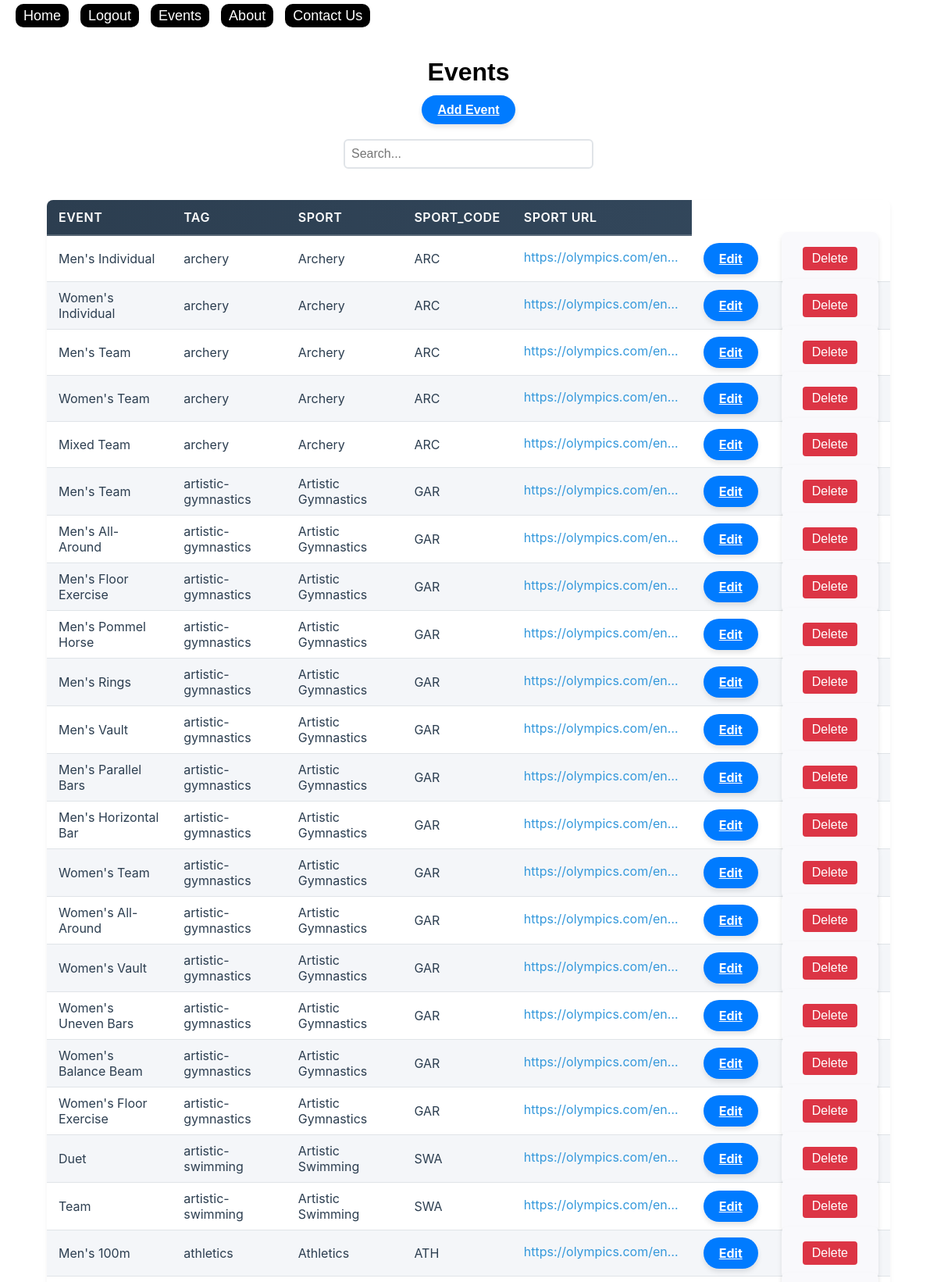
The page /events (signed in, upper part) on the database its author committed.
### models/olympics.py (models this page shows)
class Events(db.Model):
    id =db.Column(db.Integer, primary_key=True)
    event = db.Column(db.String(150), nullable=False)
    tag = db.Column(db.String(150), nullable=False)
    sport = db.Column(db.String(150), nullable=False,)
    sport_code = db.Column(db.String(150), nullable=False)
    sport_url = db.Column(db.String(150), nullable=False)

### app.py (the view)
@app.route("/events")
@login_required
def events():
    events = Events.query.all()
    return render_template("events.html",events=events)

### app.py (called while the page is built)
@login_manager.user_loader
def load_user(user_id):
    return User.query.get(int(user_id))

### models/olympics.py (called while the page is built)
    @property
    def is_active(self):
        return self.active

### templates/events.html (shortened to what this page needs)
<!DOCTYPE html>
<html lang="en">
<head>
    <link rel="stylesheet" href="/static/styles.css">
</head>
<body>
     {% include 'basenav.html' %}
     <br>
     <br>
     <br>
     <h1>Events</h1>
     <div style="margin-bottom: 10px; text-align:center">
        <a href="{{ url_for('add_event') }}" class="modern-btn">Add Event</a>
    </div>
     <br>
     <div style="margin-bottom: 20px; text-align: center;">
        <input type="text" id="searchEvents" placeholder="Search..." style="padding: 8px; width: 300px;">
    </div>
    <table id="eventsTable">
        <thead>
            <tr>
                <th>Event</th>
                <th>Tag</th>
                <th>Sport</th>
                <th>Sport_code</th>
                <th>Sport Url</th>
            </tr>
        </thead>
        <tbody>
            {% for event in events %}
            <tr>
                <td>{{ event.event }}</td>
                <td>{{ event.tag }}</td>
                <td>{{ event.sport }}</td>
                <td>{{ event.sport_code }}</td>
                <td><a href="{{ event.sport_url }}" target="_blank">{{ event.sport_url }}</a></td>
                <td>
                    <a href="{{ url_for('edit_event', event_id=event.id) }}" class="modern-btn">Edit</a>
                </td>
                <td><form action="{{ url_for('delete_event', event_id=event.id) }}" method="POST" style="display:inline;"
                          onsubmit="return confirm('Are you sure you want to delete this event?');">
                        <button type="submit" class="btn btn-danger">Delete</button>
                    </form></td>
            </tr>
            {% endfor %}
        </tbody>
    </table>
</body>
</html>

### static/styles.css (style rules this page uses)
body { font-family: Arial, sans-serif; margin: 0; padding: 0; }
h1 { text-align: center; margin-top: 20px; }
form { max-width: 500px; margin: 30px auto; padding: 25px; background-color: #f9f9fc; border-radius: 8px; box-shadow: 0 4px 6px rgba(0, 0, 0, 0.1); font-family: 'Arial', sans-serif; }
input[type="text"], input[type="password"] { width: 100%; padding: 10px; border: 1.5px solid #e0e4e8; border-radius: 6px; transition: border-color 0.3s ease; font-size: 14px; }
input[type="text"], input[type="password"] { margin-bottom: 15px; }
.view-btn, .btn { display: inline-block; padding: 6px 12px; text-decoration: none; border-radius: 4px; transition: all 0.3s ease; text-align: center; }
.btn { background-color: #2ecc71; color: white; margin-right: 5px; }
.btn-danger { background-color: #e74c3c; color: white; border: none; cursor: pointer; }
.btn, .btn-danger { display: inline-block; padding: 6px 12px; text-decoration: none; border-radius: 4px; transition: all 0.3s ease; text-align: center; font-size: 0.875rem; cursor: pointer; border: none; }
.btn { background-color: #3498db; color: white; margin-right: 5px; }
.btn-danger { background-color: #e74c3c; color: white; }
#searchEvents { padding: 10px; width: 300px; border: 2px solid #e0e4e8; border-radius: 6px; font-size: 16px; transition: border-color 0.3s ease; margin-bottom: 20px; }
#eventsTable { width: 90%; border-collapse: separate; border-spacing: 0; margin: 20px auto; font-family: 'Inter', 'Arial', sans-serif; box-shadow: 0 4px 6px rgba(0, 0, 0, 0.05); border-radius: 8px; overflow: hidden; }
#eventsTable thead { background: linear-gradient(to right, #2c3e50, #34495e); color: #ffffff; }
#eventsTable thead th { padding: 12px 15px; text-align: left; font-weight: 600; text-transform: uppercase; letter-spacing: 0.5px; border-bottom: 2px solid rgba(255, 255, 255, 0.2); }
#eventsTable tbody tr { transition: background-color 0.3s ease; }
#eventsTable tbody tr:nth-child(even) { background-color: #f4f6f9; }
#eventsTable tbody tr:nth-child(odd) { background-color: #ffffff; }
#eventsTable tbody td { padding: 10px 15px; border-bottom: 1px solid #e0e4e8; color: #2c3e50; }
#eventsTable td:nth-child(5) a { color: #3498db; text-decoration: none; transition: color 0.3s ease; max-width: 200px; white-space: nowrap; overflow: hidden; text-overflow: ellipsis; display: inline-block; }
.btn, .btn-danger { display: inline-block; padding: 6px 12px; text-decoration: none; border-radius: 4px; transition: all 0.3s ease; text-align: center; font-size: 0.875rem; cursor: pointer; border: none; margin-right: 5px; }
.btn { background-color: #3498db; color: white; }
.btn { display: inline-block; background-color: #4CAF50; color: white; padding: 10px 20px; font-size: 16px; text-decoration: none; border-radius: 5px; border: none; cursor: pointer; }
.btn { display: inline-block; padding: 6px 12px; margin: 4px 2px; background-color: #007bff; color: white; text-decoration: none; border-radius: 4px; border: none; cursor: pointer; }
.btn-danger { background-color: #dc3545; color: white; border: none; padding: 6px 12px; cursor: pointer; border-radius: 4px; text-decoration: none; }
.modern-btn { background-color: #007BFF; color: white; border: none; padding: 10px 20px; font-size: 16px; font-weight: bold; border-radius: 25px; cursor: pointer; transition: all 0.3s ease-in-out; box-shadow: 0 4px 6px rgba(0, 0, 0, 0.1); }

### rows shown on the page
Events: event "Men's Individual", tag "archery", sport "Archery", sport_code "ARC", sport_url "https://olympics.com/en…"
Events: event "Women's Individual", tag "archery", sport "Archery", sport_code "ARC", sport_url "https://olympics.com/en…"
Events: event "Men's Team", tag "archery", sport "Archery", sport_code "ARC", sport_url "https://olympics.com/en…"
Events: event "Women's Team", tag "archery", sport "Archery", sport_code "ARC", sport_url "https://olympics.com/en…"
Events: event "Mixed Team", tag "archery", sport "Archery", sport_code "ARC", sport_url "https://olympics.com/en…"
Events: event "Men's Team", tag "artistic-gymnastics", sport "Artistic Gymnastics", sport_code "GAR", sport_url "https://olympics.com/en…"
Events: event "Men's All-Around", tag "artistic-gymnastics", sport "Artistic Gymnastics", sport_code "GAR", sport_url "https://olympics.com/en…"
Events: event "Men's Floor Exercise", tag "artistic-gymnastics", sport "Artistic Gymnastics", sport_code "GAR", sport_url "https://olympics.com/en…"
Events: event "Men's Pommel Horse", tag "artistic-gymnastics", sport "Artistic Gymnastics", sport_code "GAR", sport_url "https://olympics.com/en…"
Events: event "Men's Rings", tag "artistic-gymnastics", sport "Artistic Gymnastics", sport_code "GAR", sport_url "https://olympics.com/en…"
Events: event "Men's Vault", tag "artistic-gymnastics", sport "Artistic Gymnastics", sport_code "GAR", sport_url "https://olympics.com/en…"
Events: event "Men's Parallel Bars", tag "artistic-gymnastics", sport "Artistic Gymnastics", sport_code "GAR", sport_url "https://olympics.com/en…"
Events: event "Men's Horizontal Bar", tag "artistic-gymnastics", sport "Artistic Gymnastics", sport_code "GAR", sport_url "https://olympics.com/en…"
Events: event "Women's Team", tag "artistic-gymnastics", sport "Artistic Gymnastics", sport_code "GAR", sport_url "https://olympics.com/en…"
Events: event "Women's All-Around", tag "artistic-gymnastics", sport "Artistic Gymnastics", sport_code "GAR", sport_url "https://olympics.com/en…"
Events: event "Women's Vault", tag "artistic-gymnastics", sport "Artistic Gymnastics", sport_code "GAR", sport_url "https://olympics.com/en…"
Events: event "Women's Uneven Bars", tag "artistic-gymnastics", sport "Artistic Gymnastics", sport_code "GAR", sport_url "https://olympics.com/en…"
Events: event "Women's Balance Beam", tag "artistic-gymnastics", sport "Artistic Gymnastics", sport_code "GAR", sport_url "https://olympics.com/en…"
Events: event "Women's Floor Exercise", tag "artistic-gymnastics", sport "Artistic Gymnastics", sport_code "GAR", sport_url "https://olympics.com/en…"
Events: event "Duet", tag "artistic-swimming", sport "Artistic Swimming", sport_code "SWA", sport_url "https://olympics.com/en…"
Events: event "Team", tag "artistic-swimming", sport "Artistic Swimming", sport_code "SWA", sport_url "https://olympics.com/en…"
Events: event "Men's 100m", tag "athletics", sport "Athletics", sport_code "ATH", sport_url "https://olympics.com/en…"
